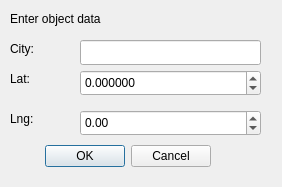
<?xml version="1.0" encoding="UTF-8"?>
<ui version="4.0">
 <class>adddialog</class>
 <widget class="QDialog" name="adddialog">
  <property name="geometry">
   <rect>
    <x>0</x>
    <y>0</y>
    <width>282</width>
    <height>187</height>
   </rect>
  </property>
  <property name="windowTitle">
   <string>Dialog</string>
  </property>
  <widget class="QDialogButtonBox" name="buttonBox">
   <property name="geometry">
    <rect>
     <x>-130</x>
     <y>140</y>
     <width>341</width>
     <height>32</height>
    </rect>
   </property>
   <property name="orientation">
    <enum>Qt::Horizontal</enum>
   </property>
   <property name="standardButtons">
    <set>QDialogButtonBox::Cancel|QDialogButtonBox::Ok</set>
   </property>
  </widget>
  <widget class="QLabel" name="label_2">
   <property name="geometry">
    <rect>
     <x>10</x>
     <y>40</y>
     <width>67</width>
     <height>17</height>
    </rect>
   </property>
   <property name="text">
    <string>City:</string>
   </property>
  </widget>
  <widget class="QLabel" name="label_3">
   <property name="geometry">
    <rect>
     <x>10</x>
     <y>70</y>
     <width>67</width>
     <height>17</height>
    </rect>
   </property>
   <property name="text">
    <string>Lat:</string>
   </property>
  </widget>
  <widget class="QLineEdit" name="City_lineEdit">
   <property name="geometry">
    <rect>
     <x>80</x>
     <y>40</y>
     <width>181</width>
     <height>25</height>
    </rect>
   </property>
  </widget>
  <widget class="QLabel" name="label">
   <property name="geometry">
    <rect>
     <x>10</x>
     <y>10</y>
     <width>141</width>
     <height>17</height>
    </rect>
   </property>
   <property name="text">
    <string>Enter object data</string>
   </property>
  </widget>
  <widget class="QLabel" name="label_5">
   <property name="geometry">
    <rect>
     <x>10</x>
     <y>110</y>
     <width>67</width>
     <height>17</height>
    </rect>
   </property>
   <property name="text">
    <string>Lng:</string>
   </property>
  </widget>
  <widget class="QDoubleSpinBox" name="Lng_doubleSpinBox">
   <property name="geometry">
    <rect>
     <x>80</x>
     <y>110</y>
     <width>181</width>
     <height>26</height>
    </rect>
   </property>
   <property name="minimum">
    <double>-180.000000000000000</double>
   </property>
   <property name="maximum">
    <double>180.000000000000000</double>
   </property>
  </widget>
  <widget class="QDoubleSpinBox" name="Lat_doubleSpinBox">
   <property name="geometry">
    <rect>
     <x>80</x>
     <y>70</y>
     <width>181</width>
     <height>26</height>
    </rect>
   </property>
   <property name="decimals">
    <number>6</number>
   </property>
   <property name="minimum">
    <double>-90.000000000000000</double>
   </property>
   <property name="maximum">
    <double>90.000000000000000</double>
   </property>
  </widget>
 </widget>
 <resources/>
 <connections>
  <connection>
   <sender>buttonBox</sender>
   <signal>accepted()</signal>
   <receiver>adddialog</receiver>
   <slot>accept()</slot>
   <hints>
    <hint type="sourcelabel">
     <x>248</x>
     <y>254</y>
    </hint>
    <hint type="destinationlabel">
     <x>157</x>
     <y>274</y>
    </hint>
   </hints>
  </connection>
  <connection>
   <sender>buttonBox</sender>
   <signal>rejected()</signal>
   <receiver>adddialog</receiver>
   <slot>reject()</slot>
   <hints>
    <hint type="sourcelabel">
     <x>316</x>
     <y>260</y>
    </hint>
    <hint type="destinationlabel">
     <x>286</x>
     <y>274</y>
    </hint>
   </hints>
  </connection>
 </connections>
</ui>
